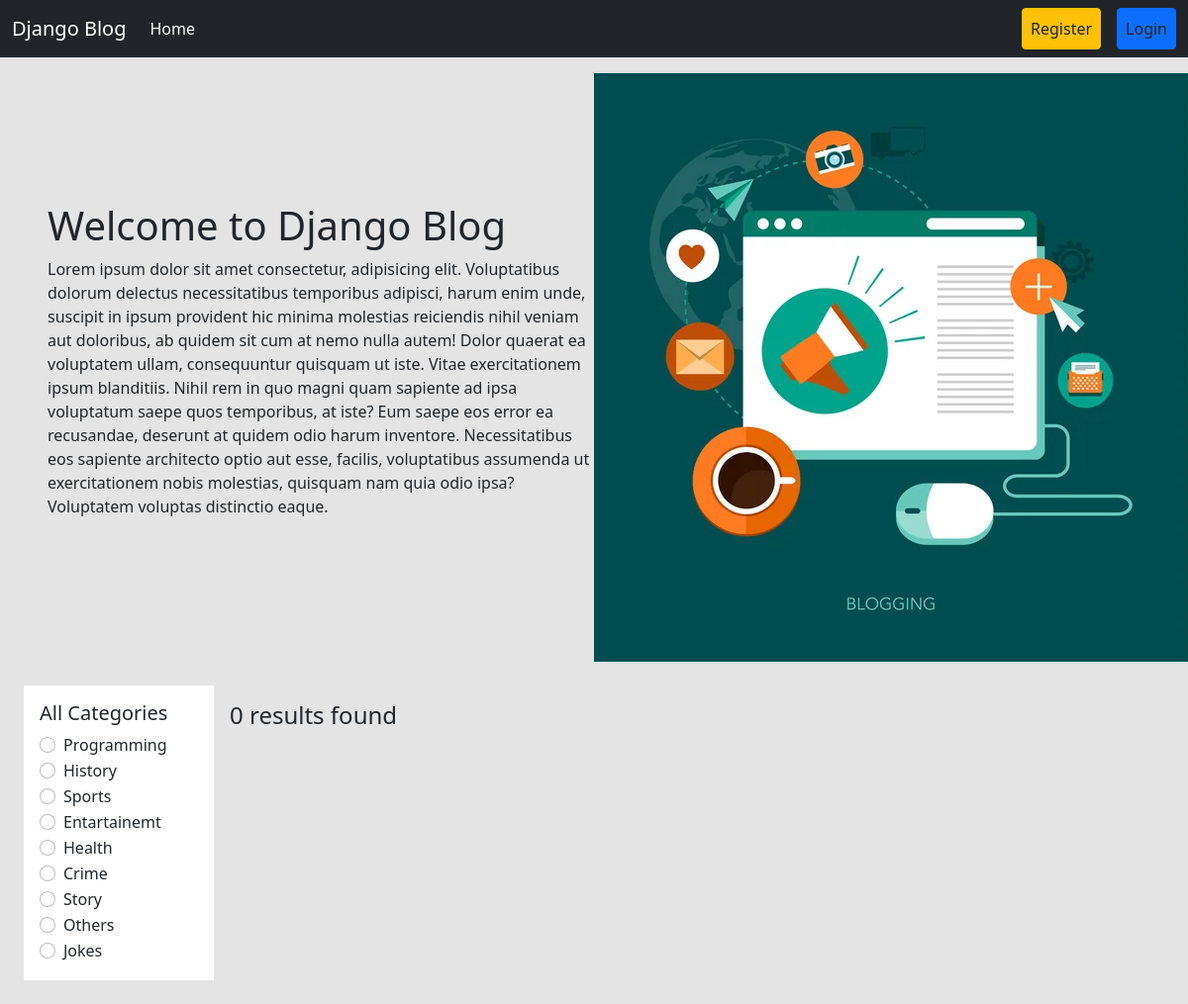
/category/programming/, run on the app's committed database.
### categories/models.py (models this page shows, shortened)
class Category(models.Model):
    name = models.CharField(max_length=100)
    slug = models.SlugField(max_length=100,unique=True, null=True, blank=True)

### blog_project/views.py (the view)
# urls.py: 2. Add a URL to urlpatterns:  path('', views.home, name='home')
def home(request, category_slug = None): # initially dhore nicchi je category_slug None thakbe karon hocche user first time home page e asle se normal page dekhbe, se filter korte chaile category te click korlei sei category er slug ta capture korbo ar seta tokhn ar None thakbe na
    data = Post.objects.all() # sob post gula ke niye aslam
    if category_slug is not None: # ekhn category slug jodi None na hoy tar mane sekhane value ache
        category = Category.objects.get(slug = category_slug) # slug je field model e likhechilam seta = amader category slug kore dilam taile ekhn kon category er slug sei category object peye jabo
        data = Post.objects.filter(category  = category) # post er category te category object bosiye filter korlam, ager data er sathe overright hoye jabe
    categories = Category.objects.all() # sob category dekhabo
    return render(request, 'home.html', {'data' : data, 'category' : categories})

### templates/home.html (shortened to what this page needs)
{% extends 'base.html' %}
{% load static %}
{% block content %}
<div class="d-flex flex-wrap px-5 pt-3 align-items-center">
  <div class="col-6">
    <h1>Welcome to Django Blog</h1>
    <p>Lorem ipsum dolor sit amet consectetur, adipisicing elit. Voluptatibus dolorum delectus necessitatibus temporibus adipisci, harum enim unde, suscipit in ipsum provident hic minima molestias reiciendis nihil veniam aut doloribus, ab quidem sit cum at nemo nulla autem! Dolor quaerat ea voluptatem ullam, consequuntur quisquam ut iste. Vitae exercitationem ipsum blanditiis. Nihil rem in quo magni quam sapiente ad ipsa voluptatum saepe quos temporibus, at iste? Eum saepe eos error ea recusandae, deserunt at quidem odio harum inventore. Necessitatibus eos sapiente architecto optio aut esse, facilis, voluptatibus assumenda ut exercitationem nobis molestias, quisquam nam quia odio ipsa? Voluptatem voluptas distinctio eaque.</p>
  </div>
  <div class="col-6">
<img src="{% static 'header.jpg' %}" />
  </div>
</div>
<div class="d-flex flex-wrap p-4">
  <div class="col-2 bg-white p-3" >
    <h5>All Categories</h5>
    {% for cat in category %}
    <div class="form-check">
      <input
        class="form-check-input"
        type="radio"
        name="category"
        id="{{cat.id}}"
      />
      <label class="form-check-label" for="{{cat.id}}">
        <a href="{% url 'category_wise_post' cat.slug %}" class="text-decoration-none text-dark" >{{cat.name}}</a>
      </label>
    </div>
    {% endfor %}
  </div>
  <div class="col-10 p-3">
    <h4>{{data | length}} results found</h4>
    <div class="d-flex flex-wrap pt-5">
    </div>
  </div>
</div>
{% endblock %}

### data on the page
Category: name "Programming"
Category: name "History"
Category: name "Sports"
Category: name "Entartainemt"
Category: name "Health"
Category: name "Crime"
Category: name "Story"
Category: name "Others"
Category: name "Jokes"

### other printed values
{{ data | length }} "0"
